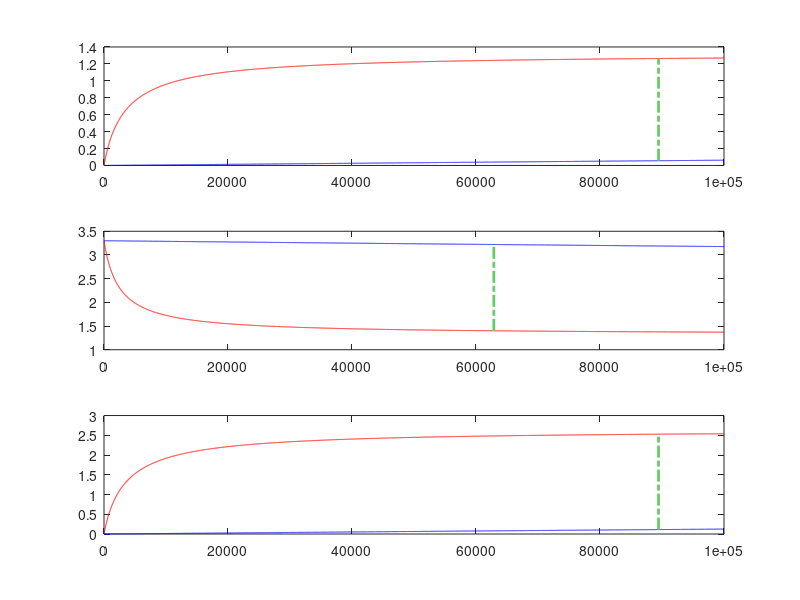

Recreate this plot in MATLAB.
%% Analysis of the circuit of the pressure sensor
%  Author: Julien Biral, Master's Thesis at CNMAT, UC Berkeley
%  Date: 05-11-2014
%  
%  ========================================================================
%  DESCRIPTION:
%  

%% DC Analysis of the sensor circuit
%  This analysis is done to maximize the dynamic of the circuit. In DC, the
%  capacitor C can be replaced by an open-circuit. Maximizing dynamics is
%  thus achieved by choosing the adequate value of the resistor R.
%  Special trick: this analysis uses the star-delta transform to simplify
%  the circuit.

% Clear the workspace of unwated elements
close all;
clear all;
clc;

% =========================== %
% Initialization of variables %
% =========================== %

% Number of points to compute:
N = 10000;

% Power Voltage of the circuit:
% Set to 1 to normalize the value computed during the analysis.
Vd = 3.3;

% Boundaries of the variable resistor:
RvL = 8e3;
RvH = 5e6;

% Variable resistor array:
% Only the minimum and the maximum values are considered here as the aim is
% to maximize the dynamic of the circuit. Intermediate values are not
% useful for this purpose.
R1 = [RvL, RvH];
R2 = R1;
R3 = R1;
R4 = R1;

% Resistor sweep:
% The sweep is done to calculte the R value which gives the best dynamic
R = 1e5/N : 1e5/N : 1e5;

% Computation of the operating points of the circuit
for i = 1:length(R1)
    
    for j = 1:length(R)
        
        % Kennelly's Star-Delta Transformation:
        Rab = ( R2(i)*R3(i) + R(j)*(R2(i)+R3(i)) ) / R(j);
        Rbc = ( R2(i)*R3(i) + R(j)*(R2(i)+R3(i)) ) / R2(i);
        Rac = ( R2(i)*R3(i) + R(j)*(R2(i)+R3(i)) ) / R3(i);
        
        % Kennelly's Delta-Star Transformation:
        Rat = ( Rab * R(j) ) / ( Rab + 2*R(j) );
        Rbt = Rat;
        Rdt = ( R(j)^2 ) / ( Rab + 2*R(j) );
        
        % Bottom parralel resistors:
        Rp1 = ( Rat * (R(j) + R1(i) + Rac) + Rac * (R(j) + R1(i)) ) ...
            / (R(j) + R1(i) + Rac);
        Rp2 = ( Rbt * (R(j) + R4(i) + Rbc) + Rbc * (R(j) + R4(i)) ) ...
            / (R(j) + R4(i) + Rbc);
        
        % Equivalent resistor of the circuit:
        Rtot = ( Rdt * (Rp1 + Rp2) + Rp1*Rp2 ) / (Rp1 + Rp2);
        
        % Currents:
        Idt = Vd / Rtot;
        Ita = Rp2 / (Rp1 + Rp2) * Idt;
        Itb = Rp1 / (Rp1 + Rp2) * Idt;
        I1  = Rac / (R(j) + R1(i) + Rac) * Ita;
        I4  = Rbc / (R(j) + R4(i) + Rbc) * Itb;
        
        % Output voltages:
        V0(i,j) =  R(j) * I1;
        V1(i,j) = (R(j) + R1(i)) * I1;
        V3(i,j) = (R(j) + R4(i)) * I4;
        V4(i,j) =  R(j) * I4;
        V2(i,j) =  R(j) * (V1(i,j)*R3(i) + V3(i,j)*R2(i)) ...
            / (R2(i)*R3(i) + R(j)*R2(i) + R(j) + R3(i));
    end
    
end

% Plot of the output voltages and computation of maximum dynamics points:
figure;

% V0
subplot(3, 1, 1);
plot(R, V0(1,:), '-r');
hold on;
plot(R, V0(2,:), '-b');
[~, ind] = max( abs(V0(1,:) - V0(2,:)) );
line([R(ind), R(ind)], ...
    [min(V0(1,ind), V0(2,ind)), max(V0(1,ind), V0(2,ind))], ...
    'LineStyle', '-.', 'LineWidth', 2, 'Color', [0.4, 0.8, 0.4]);
hold off;
fprintf('V0 - Max dynamic for R = %i\n', R(ind));


% V1
subplot(3, 1, 2);
plot(R, V1(1,:), '-r');
hold on;
plot(R, V1(2,:), '-b');
[~, ind] = max( abs(V1(1,:) - V1(2,:)) );
line([R(ind), R(ind)], ...
    [min(V1(1,ind), V1(2,ind)), max(V1(1,ind), V1(2,ind))], ...
    'LineStyle', '-.', 'LineWidth', 2, 'Color', [0.4, 0.8, 0.4]);
hold off;
fprintf('V1 - Max dynamic for R = %i\n', R(ind));


% V2
subplot(3, 1, 3);
plot(R, V2(1,:), '-r');
hold on;
plot(R, V2(2,:), '-b');
[~, ind] = max( abs(V2(1,:) - V2(2,:)) );
line([R(ind), R(ind)], ...
    [min(V2(1,ind), V2(2,ind)), max(V2(1,ind), V2(2,ind))], ...
    'LineStyle', '-.', 'LineWidth', 2, 'Color', [0.4, 0.8, 0.4]);
hold off;
fprintf('V2 - Max dynamic for R = %i\n', R(ind));
